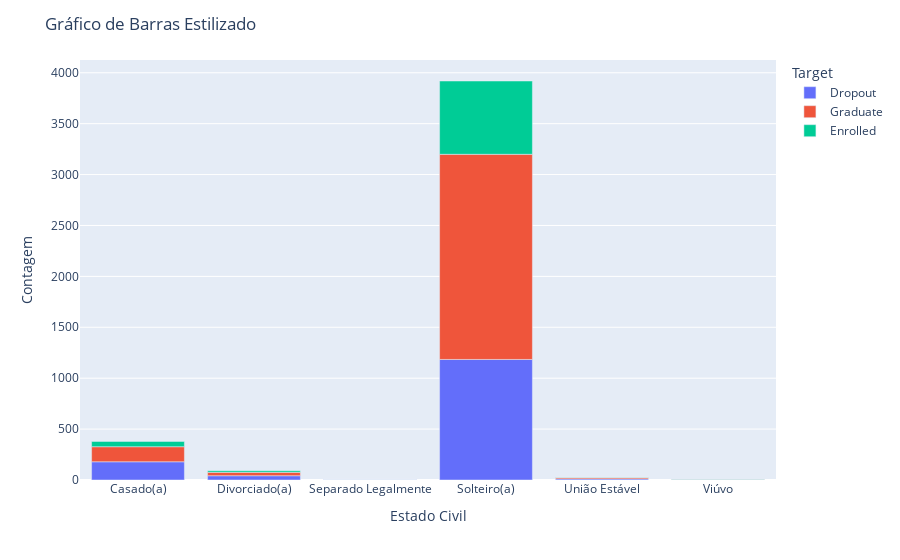

The cell this chart's notebook holds for it:
### Code cell
fig = px.bar(stu_mtsts, x='Marital status', y='Count', color='Target')
fig.update_traces(textfont_size=14, textposition='outside')
fig.update_layout(title_text='Gráfico de Barras Estilizado', xaxis_title='Estado Civil', yaxis_title='Contagem')
fig.show()

### Figure 1 — Plotly figure (JSON) as saved in the notebook; plotly's stock layout.template omitted (floating-point values rounded to 4 significant figures)
{"data": [{"alignmentgroup": "True", "hovertemplate": "Target=Dropout<br>Marital status=%{x}<br>Count=%{y}<extra></extra>", "legendgroup": "Dropout", "marker": {"color": "#636efa", "pattern": {"shape": ""}}, "name": "Dropout", "offsetgroup": "Dropout", "orientation": "v", "showlegend": true, "textfont": {"size": 14}, "textposition": "outside", "type": "bar", "x": ["Casado(a)", "Divorciado(a)", "Separado Legalmente", "Solteiro(a)", "União Estável", "Viúvo"], "xaxis": "x", "y": [179, 42, 4, 1184, 11, 1], "yaxis": "y"}, {"alignmentgroup": "True", "hovertemplate": "Target=Graduate<br>Marital status=%{x}<br>Count=%{y}<extra></extra>", "legendgroup": "Graduate", "marker": {"color": "#EF553B", "pattern": {"shape": ""}}, "name": "Graduate", "offsetgroup": "Graduate", "orientation": "v", "showlegend": true, "textfont": {"size": 14}, "textposition": "outside", "type": "bar", "x": ["Casado(a)", "Divorciado(a)", "Separado Legalmente", "Solteiro(a)", "União Estável", "Viúvo"], "xaxis": "x", "y": [148, 33, 1, 2015, 11, 1], "yaxis": "y"}, {"alignmentgroup": "True", "hovertemplate": "Target=Enrolled<br>Marital status=%{x}<br>Count=%{y}<extra></extra>", "legendgroup": "Enrolled", "marker": {"color": "#00cc96", "pattern": {"shape": ""}}, "name": "Enrolled", "offsetgroup": "Enrolled", "orientation": "v", "showlegend": true, "textfont": {"size": 14}, "textposition": "outside", "type": "bar", "x": ["Casado(a)", "Divorciado(a)", "Separado Legalmente", "Solteiro(a)", "União Estável", "Viúvo"], "xaxis": "x", "y": [52, 16, 1, 720, 3, 2], "yaxis": "y"}], "layout": {"barmode": "relative", "legend": {"title": {"text": "Target"}, "tracegroupgap": 0}, "margin": {"t": 60}, "title": {"text": "Gráfico de Barras Estilizado"}, "xaxis": {"anchor": "y", "domain": [0, 1], "title": {"text": "Estado Civil"}}, "yaxis": {"anchor": "x", "domain": [0, 1], "title": {"text": "Contagem"}}}}
